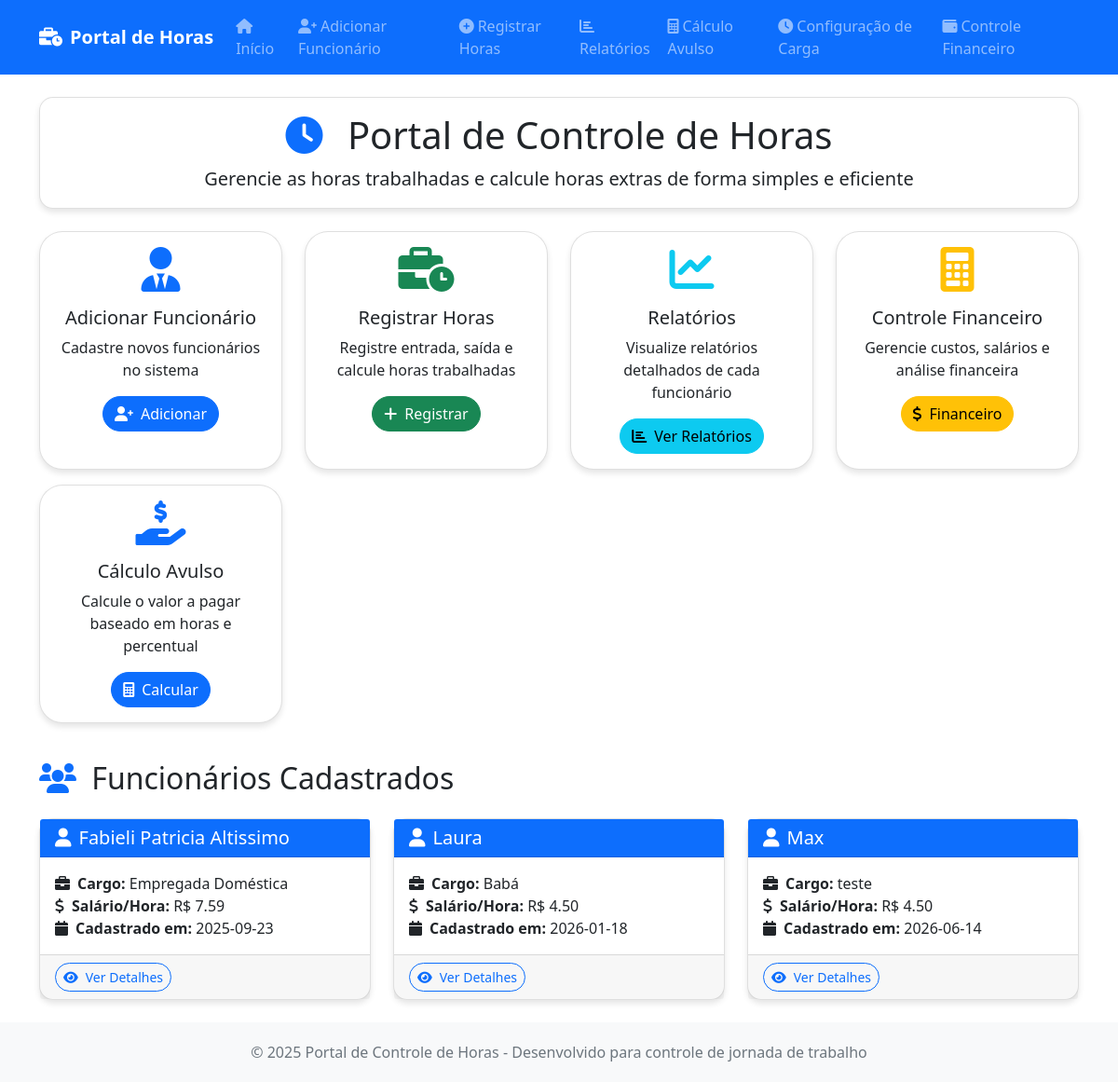
Before: / with the older database file.
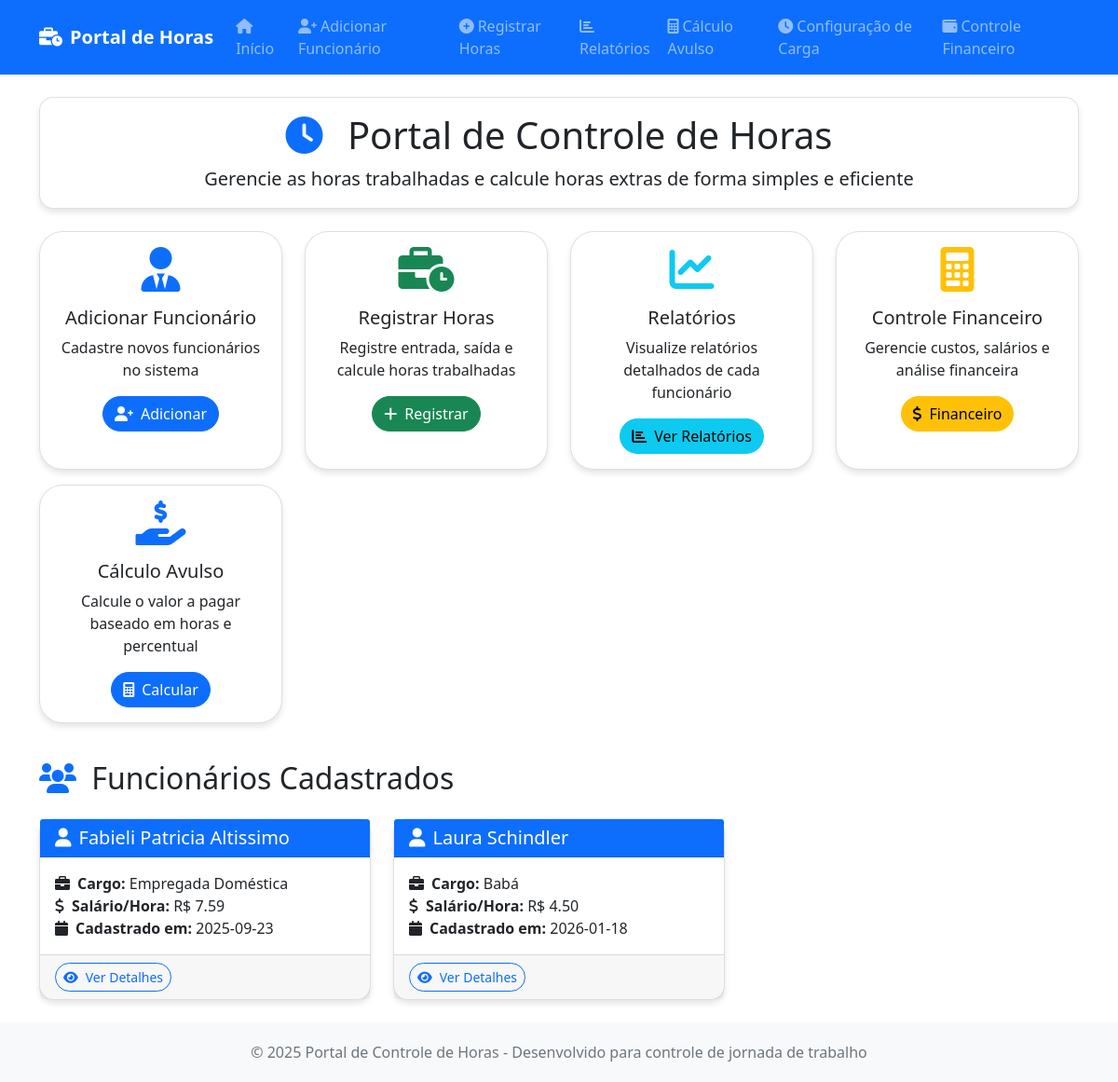
After: the same page with the newer database file.
### tables this page shows
CREATE TABLE funcionarios (
            id INTEGER PRIMARY KEY AUTOINCREMENT,
            nome TEXT NOT NULL UNIQUE,
            cargo TEXT NOT NULL,
            salario_mensal REAL NOT NULL,
            salario_hora REAL NOT NULL,
            horas_mensais INTEGER NOT NULL DEFAULT 220,
            data_cadastro DATE NOT NULL,
            ativo BOOLEAN NOT NULL DEFAULT 1,
            created_at TIMESTAMP DEFAULT CURRENT_TIMESTAMP,
            updated_at TIMESTAMP DEFAULT CURRENT_TIMESTAMP
        , desconto REAL DEFAULT 0.00);

### index.py (the view)
@app.route('/')
@app.route('/page/<int:page>')
def index(page=1):
    per_page = 6  # 6 funcionários por página
    offset = (page - 1) * per_page
    count_query = "SELECT COUNT(*) as total FROM funcionarios WHERE ativo = 1"
    total_result = DatabaseManager.execute_query(count_query, fetch_one=True)
    total_funcionarios = total_result['total'] if total_result else 0
    query = "SELECT * FROM funcionarios WHERE ativo = 1 ORDER BY nome LIMIT ? OFFSET ?"
    funcionarios_list = DatabaseManager.execute_query(query, (per_page, offset), fetch_all=True)
    funcionarios = {f['nome']: f for f in funcionarios_list}
    total_pages = (total_funcionarios + per_page - 1) // per_page  # Ceiling division
    has_prev = page > 1
    has_next = page < total_pages
    prev_page = page - 1 if has_prev else None
    next_page = page + 1 if has_next else None
    pagination_info = {
        'page': page,
        'per_page': per_page,
        'total': total_funcionarios,
        'total_pages': total_pages,
        'has_prev': has_prev,
        'has_next': has_next,
        'prev_page': prev_page,
        'next_page': next_page
    }
    return render_template('index.html', funcionarios=funcionarios, pagination=pagination_info)

### index.py (called while the page is built)
    @staticmethod
    def get_connection():
        conn = sqlite3.connect(DB_FILE)
        conn.row_factory = sqlite3.Row  # Permite acesso por nome de coluna
        return conn

    @staticmethod
    def execute_query(query, params=None, fetch_one=False, fetch_all=False):
        conn = DatabaseManager.get_connection()
        try:
            cursor = conn.cursor()
            if params:
                cursor.execute(query, params)
            else:
                cursor.execute(query)
            if fetch_one:
                result = cursor.fetchone()
                return dict(result) if result else None
            elif fetch_all:
                results = cursor.fetchall()
                return [dict(row) for row in results] if results else []
            else:
                conn.commit()
                return cursor.lastrowid
        finally:
            conn.close()

### templates/index.html (shortened to what the changed rows need)
{% extends "base.html" %}
{% block content %}
<div class="row">
    <div class="col-12">
        <div class="card mb-4">
            <div class="card-body text-center">
                <h1 class="card-title">
                    <i class="fas fa-clock text-primary me-3"></i>
                    Portal de Controle de Horas
                </h1>
            </div>
        </div>
    </div>
</div>
{% if funcionarios %}
<div id="funcionarios" class="row">
    <div class="col-12">
        <h2 class="mb-4">
            <i class="fas fa-users text-primary me-2"></i>
            Funcionários Cadastrados
        </h2>
    </div>
    {% for nome, dados in funcionarios.items() %}
    <div class="col-lg-6 col-xl-4 mb-4">
        <div class="card h-100">
            <div class="card-header bg-primary text-white">
                <h5 class="card-title mb-0">
                    <i class="fas fa-user me-2"></i>{{ nome }}
                </h5>
            </div>
            <div class="card-body">
                <p class="card-text">
                    <strong><i class="fas fa-briefcase me-2"></i>Cargo:</strong> {{ dados.cargo }}<br>
                    <strong><i class="fas fa-dollar-sign me-2"></i>Salário/Hora:</strong> R$ {{ "%.2f"|format(dados.salario_hora) }}<br>
                    <strong><i class="fas fa-calendar me-2"></i>Cadastrado em:</strong> {{ dados.data_cadastro }}
                </p>
            </div>
            <div class="card-footer">
                <a href="{{ url_for('visualizar_funcionario', nome=nome) }}" class="btn btn-outline-primary btn-sm btn-custom">
                    <i class="fas fa-eye me-2"></i>Ver Detalhes
                </a>
            </div>
        </div>
    </div>
    {% endfor %}
</div>
{% endif %}
{% endblock %}

Changed rows visible on the page:
no longer on this page (row edited): funcionarios: nome "Max", cargo "teste", salario_hora "4.50", data_cadastro "2026-06-14"
changed funcionarios "Babá": nome "Laura" → "Laura Schindler"
